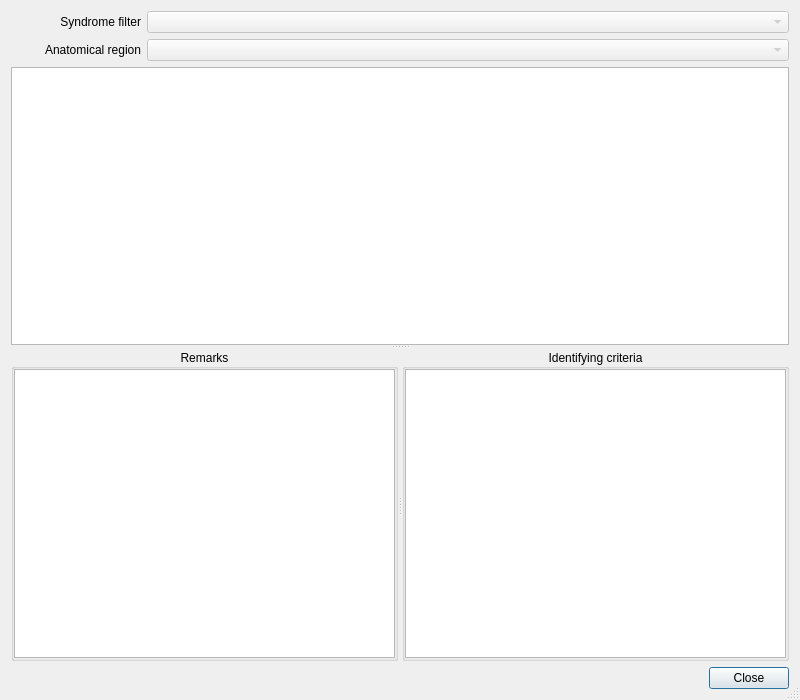
<?xml version="1.0" encoding="UTF-8"?>
<ui version="4.0">
 <class>PhenotypesDialog</class>
 <widget class="QDialog" name="PhenotypesDialog">
  <property name="windowModality">
   <enum>Qt::NonModal</enum>
  </property>
  <property name="geometry">
   <rect>
    <x>0</x>
    <y>0</y>
    <width>800</width>
    <height>700</height>
   </rect>
  </property>
  <property name="windowTitle">
   <string>Dialog</string>
  </property>
  <property name="sizeGripEnabled">
   <bool>true</bool>
  </property>
  <layout class="QVBoxLayout" name="verticalLayout_3">
   <item>
    <layout class="QHBoxLayout" name="horizontalLayout" stretch="0,1">
     <item>
      <widget class="QLabel" name="syndromesLabel">
       <property name="minimumSize">
        <size>
         <width>130</width>
         <height>0</height>
        </size>
       </property>
       <property name="text">
        <string>Syndrome filter</string>
       </property>
       <property name="alignment">
        <set>Qt::AlignRight|Qt::AlignTrailing|Qt::AlignVCenter</set>
       </property>
      </widget>
     </item>
     <item>
      <widget class="QComboBox" name="syndromesComboBox">
       <property name="enabled">
        <bool>false</bool>
       </property>
       <property name="minimumSize">
        <size>
         <width>200</width>
         <height>0</height>
        </size>
       </property>
       <property name="maximumSize">
        <size>
         <width>16777215</width>
         <height>16777215</height>
        </size>
       </property>
      </widget>
     </item>
    </layout>
   </item>
   <item>
    <layout class="QHBoxLayout" name="horizontalLayout_2" stretch="0,1">
     <item>
      <widget class="QLabel" name="anatomicalRegionsLabel">
       <property name="minimumSize">
        <size>
         <width>130</width>
         <height>0</height>
        </size>
       </property>
       <property name="text">
        <string>Anatomical region</string>
       </property>
       <property name="alignment">
        <set>Qt::AlignRight|Qt::AlignTrailing|Qt::AlignVCenter</set>
       </property>
      </widget>
     </item>
     <item>
      <widget class="QComboBox" name="anatomicalRegionsComboBox">
       <property name="enabled">
        <bool>false</bool>
       </property>
       <property name="minimumSize">
        <size>
         <width>200</width>
         <height>0</height>
        </size>
       </property>
       <property name="maximumSize">
        <size>
         <width>16777215</width>
         <height>16777215</height>
        </size>
       </property>
      </widget>
     </item>
    </layout>
   </item>
   <item>
    <widget class="QSplitter" name="splitter_2">
     <property name="orientation">
      <enum>Qt::Vertical</enum>
     </property>
     <property name="handleWidth">
      <number>4</number>
     </property>
     <property name="childrenCollapsible">
      <bool>false</bool>
     </property>
     <widget class="QTableWidget" name="table">
      <property name="sizePolicy">
       <sizepolicy hsizetype="Preferred" vsizetype="Preferred">
        <horstretch>0</horstretch>
        <verstretch>0</verstretch>
       </sizepolicy>
      </property>
     </widget>
     <widget class="QSplitter" name="splitter">
      <property name="orientation">
       <enum>Qt::Horizontal</enum>
      </property>
      <property name="handleWidth">
       <number>4</number>
      </property>
      <property name="childrenCollapsible">
       <bool>false</bool>
      </property>
      <widget class="QGroupBox" name="remarksGroupBox">
       <property name="title">
        <string>Remarks</string>
       </property>
       <property name="alignment">
        <set>Qt::AlignCenter</set>
       </property>
       <layout class="QVBoxLayout" name="verticalLayout">
        <property name="spacing">
         <number>0</number>
        </property>
        <property name="leftMargin">
         <number>0</number>
        </property>
        <property name="topMargin">
         <number>0</number>
        </property>
        <property name="rightMargin">
         <number>0</number>
        </property>
        <property name="bottomMargin">
         <number>0</number>
        </property>
        <item>
         <widget class="QTextBrowser" name="remarksTextBrowser">
          <property name="enabled">
           <bool>true</bool>
          </property>
          <property name="sizePolicy">
           <sizepolicy hsizetype="Preferred" vsizetype="Preferred">
            <horstretch>0</horstretch>
            <verstretch>0</verstretch>
           </sizepolicy>
          </property>
          <property name="openExternalLinks">
           <bool>true</bool>
          </property>
         </widget>
        </item>
       </layout>
      </widget>
      <widget class="QGroupBox" name="criteriaGroupBox">
       <property name="title">
        <string>Identifying criteria</string>
       </property>
       <property name="alignment">
        <set>Qt::AlignCenter</set>
       </property>
       <layout class="QVBoxLayout" name="verticalLayout_2">
        <property name="spacing">
         <number>0</number>
        </property>
        <property name="leftMargin">
         <number>0</number>
        </property>
        <property name="topMargin">
         <number>0</number>
        </property>
        <property name="rightMargin">
         <number>0</number>
        </property>
        <property name="bottomMargin">
         <number>0</number>
        </property>
        <item>
         <widget class="QTextBrowser" name="criteriaTextBrowser">
          <property name="sizePolicy">
           <sizepolicy hsizetype="Preferred" vsizetype="Preferred">
            <horstretch>0</horstretch>
            <verstretch>0</verstretch>
           </sizepolicy>
          </property>
         </widget>
        </item>
       </layout>
      </widget>
     </widget>
    </widget>
   </item>
   <item>
    <widget class="QDialogButtonBox" name="buttonBox">
     <property name="standardButtons">
      <set>QDialogButtonBox::Close</set>
     </property>
    </widget>
   </item>
  </layout>
 </widget>
 <resources/>
 <connections>
  <connection>
   <sender>buttonBox</sender>
   <signal>clicked(QAbstractButton*)</signal>
   <receiver>PhenotypesDialog</receiver>
   <slot>accept()</slot>
   <hints>
    <hint type="sourcelabel">
     <x>292</x>
     <y>262</y>
    </hint>
    <hint type="destinationlabel">
     <x>199</x>
     <y>149</y>
    </hint>
   </hints>
  </connection>
 </connections>
</ui>
